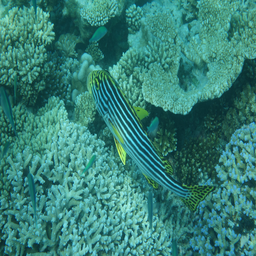
#> input picture measures/compare/original/original.png, 256 x 256 px
$ python uiqm.py --image compare/original/original.png   (Python 2 division)   (older library calls are emulated)
#> lines starting #> are read from the running program, lines starting #| are printed output that depends on the picture; long printed decimals are rounded
'''

   Computes the Underwater Image Quality Measure (UIQM)

   I changed the UIConM (Underwater Image Contrast Measure) because the formula
   they gave using the PLIP operations wasn't working. I used the same measure
   however, the LogAMEE from here: https://www.hindawi.com/journals/ijbi/2016/4710842/

'''
from skimage.util.shape import view_as_windows
from skimage.util.shape import view_as_blocks
from scipy import ndimage
from scipy import misc
from tqdm import tqdm
from PIL import Image
import numpy as np
import argparse
import fnmatch
import math
import sys
import cv2
import os

'''
   Calculates the asymetric alpha-trimmed mean
'''
def mu_a(x, alpha_L=0.1, alpha_R=0.1):

   # sort pixels by intensity - for clipping
   x = sorted(x)

   # get number of pixels
   K = len(x)

   # calculate T alpha L and T alpha R
   T_a_L = math.ceil(alpha_L*K)
   T_a_R = math.floor(alpha_R*K)

   # calculate mu_alpha weight
   weight = (1/(K-T_a_L-T_a_R))

   # loop through flattened image starting at T_a_L+1 and ending at K-T_a_R
   s   = int(T_a_L+1)
   e   = int(K-T_a_R)
   val = sum(x[s:e])
   val = weight*val
   return val

def s_a(x, mu):
   val = 0
   for pixel in x:
      val += math.pow((pixel-mu), 2)
   return val/len(x)

def _uicm(x):

   R = x[:,:,0].flatten()
   G = x[:,:,1].flatten()
   B = x[:,:,2].flatten()

   RG = R-G
   YB = ((R+G)/2)-B

   mu_a_RG = mu_a(RG)
   mu_a_YB = mu_a(YB)

   s_a_RG = s_a(RG, mu_a_RG)
   s_a_YB = s_a(YB, mu_a_YB)

   l = math.sqrt( (math.pow(mu_a_RG,2)+math.pow(mu_a_YB,2)) )
   r = math.sqrt(s_a_RG+s_a_YB)

   return (-0.0268*l)+(0.1586*r)

def sobel(x):
   dx = ndimage.sobel(x,0)
   dy = ndimage.sobel(x,1)
   mag = np.hypot(dx, dy)
   mag *= 255.0 / np.max(mag)
   return mag

'''
   Enhancement measure estimation

   x.shape[0] = height
   x.shape[1] = width

'''
def eme(x, window_size):

   # if 4 blocks, then 2x2...etc.
   k1 = x.shape[1]/window_size
   k2 = x.shape[0]/window_size

   # weight
   w = 2./(k1*k2)

   blocksize_x = window_size
   blocksize_y = window_size

   # make sure image is divisible by window_size - doesn't matter if we cut out some pixels
   x = x[:blocksize_y*k2, :blocksize_x*k1]

   val = 0
   for l in range(k1):
      for k in range(k2):
         block = x[k*window_size:window_size*(k+1), l*window_size:window_size*(l+1)]
         max_ = np.max(block)
         min_ = np.min(block)

         # bound checks, can't do log(0)
         if min_ == 0.0: val += 0
         elif max_ == 0.0: val += 0
         else: val += math.log(max_/min_)

   return w*val

'''
   Underwater Image Sharpness Measure
'''
def _uism(x):

   # get image channels
   R = x[:,:,0]
   G = x[:,:,1]
   B = x[:,:,2]

   # first apply Sobel edge detector to each RGB component
   Rs = sobel(R)
   Gs = sobel(G)
   Bs = sobel(B)

   # multiply the edges detected for each channel by the channel itself
   R_edge_map = np.multiply(Rs, R)
   G_edge_map = np.multiply(Gs, G)
   B_edge_map = np.multiply(Bs, B)

   # get eme for each channel
   r_eme = eme(R_edge_map, 10)
   g_eme = eme(G_edge_map, 10)
   b_eme = eme(B_edge_map, 10)

   # coefficients
   lambda_r = 0.299
   lambda_g = 0.587
   lambda_b = 0.144

   return (lambda_r*r_eme) + (lambda_g*g_eme) + (lambda_b*b_eme)

def plip_g(x,mu=1026.0):
   return mu-x

# [9 lines left out: functions plip_theta, plip_cross, not called in this run]

def plip_diag(c, g, gamma):
   g = plip_g(g)
   return gamma - (gamma * math.pow((1 - (g/gamma) ), c) )

# [14 lines left out: functions plip_multiplication, plip_phiInverse, plip_phi, not called in this run]


'''
   Underwater image contrast measure
'''
def _uiconm(x, window_size):

   '''
      PLIP definitions
      https://github.com/tkrahn108/UIQM/blob/master/src/uiconm.cpp
      https://ieeexplore.ieee.org/stamp/stamp.jsp?tp=&arnumber=5609219
   '''
   plip_lambda = 1026.0
   plip_gamma  = 1026.0
   plip_beta   = 1.0
   plip_mu     = 1026.0
   plip_k      = 1026.0

   # if 4 blocks, then 2x2...etc.
   k1 = x.shape[1]/window_size
   k2 = x.shape[0]/window_size

   # weight
   w = -1./(k1*k2)

   blocksize_x = window_size
   blocksize_y = window_size

   # make sure image is divisible by window_size - doesn't matter if we cut out some pixels
   x = x[:blocksize_y*k2, :blocksize_x*k1]

   # entropy scale - higher helps with randomness
   alpha = 1

   val = 0
   for l in range(k1):
      for k in range(k2):
         block = x[k*window_size:window_size*(k+1), l*window_size:window_size*(l+1), :]
         max_ = np.max(block)
         min_ = np.min(block)

         # [5 lines of commented-out code are left out]

         top = max_-min_
         bot = max_+min_

         try: val += alpha*math.pow((top/bot),alpha) * math.log(top/bot)
         except: val += 0.0

         #try: val += plip_multiplication((top/bot),math.log(top/bot))


   #return plip_diag(w, val, plip_gamma)
   return w*val

# [10 lines left out: function getPaths, not called in this run]

'''
   Function to return UIQM to be called from other programs

   x: image
'''
# [10 lines left out: function getUIQM, not called in this run]

if __name__ == '__main__':

   parser = argparse.ArgumentParser()
   parser.add_argument('--image', required=False,type=str,help='Image to perform metric on')
   parser.add_argument('--directory',   required=False,type=str,help='Directory of images to perform average metric on')
   a = parser.parse_args()

   image     = a.image
   directory = a.directory

   if image is not None and directory is not None:
      print 'Only provide one'
      exit()

   if image is not None:
      images = [image]

   if directory is not None:
      images = getPaths(directory)


   # from https://ieeexplore.ieee.org/stamp/stamp.jsp?tp=&arnumber=7300447
   c1 = 0.4680
   c2 = 0.2745
   c3 = 0.2576

   total_uiqm = 0.0
   count = 0

   print 'Computing average UIQM...'
   for image in tqdm(images):

      #image = cv2.imread(image)
      #image = cv2.cvtColor(image, cv2.COLOR_BGR2RGB)
      image = misc.imread(image)
#> image is the input picture: shape (256, 256, 3); mean R, G, B 53.7, 127.8, 118.2
      image = image.astype(np.float32)

      uicm   = _uicm(image)
#> in mu_a, `x = sorted(x)`: x = 65536 items
#> in mu_a, `K = len(x)`: K = 65536
#> in mu_a, `T_a_L = math.ceil(alpha_L*K)`: T_a_L = 6554
#> in mu_a, `T_a_R = math.floor(alpha_R*K)`: T_a_R = 6553
#> in mu_a, `weight = (1/(K-T_a_L-T_a_R))`: weight = 0
#> in mu_a, `s   = int(T_a_L+1)`: s = 6555
#> in mu_a, `e   = int(K-T_a_R)`: e = 58983
#> in mu_a, `val = sum(x[s:e])`: val = -3898095
#> in mu_a, `val = weight*val`: val = 0
#> the loop in s_a, `for pixel in x:` made 65536 passes
#> (pixel, val) on passes 1 to 3: (-73, 5329), (-66, 9685), (-80, 16085)
#> after the loop in s_a, `for pixel in x:`: val = 382300013
#> in _uicm, `s_a_RG = s_a(RG, mu_a_RG)`: s_a_RG = 5833.4
#> the loop in s_a (call 2), `for pixel in x:` made 65536 passes
#> (pixel, val) on passes 1 to 3: (-4.5, 20.25), (-13, 189.2), (-23, 718.2)
#> in _uicm, `s_a_YB = s_a(YB, mu_a_YB)`: s_a_YB = 1063.2
#> in _uicm, `l = math.sqrt( (math.pow(mu_a_RG,2)+math.pow(mu_a_YB,2)) )`: l = 0
#> in _uicm, `r = math.sqrt(s_a_RG+s_a_YB)`: r = 83.05
#> uicm = 13.17
      uism   = _uism(image)
#> in _uism, `R = x[:,:,0]`:
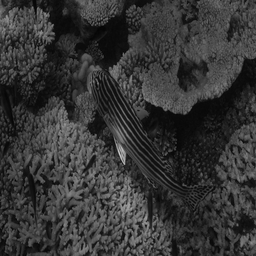
#> R: shape (256, 256) float32; min 2, max 205, mean 53.7
#> in _uism, `B = x[:,:,2]`:
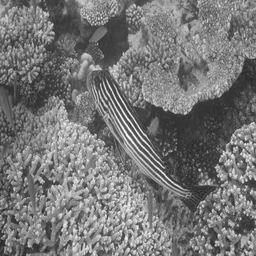
#> B: shape (256, 256) float32; min 38, max 255, mean 118.2
#> in sobel (call 3), `dx = ndimage.sobel(x,0)`:
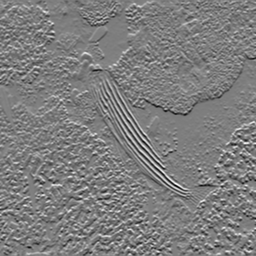
#> dx: shape (256, 256) float32; min -580, max 593, mean 0; drawn with min black and max white
#> in sobel (call 3), `dy = ndimage.sobel(x,1)`:
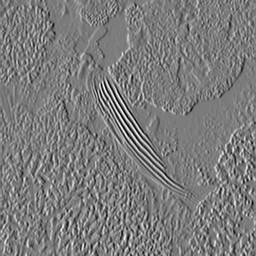
#> dy: shape (256, 256) float32; min -601, max 634, mean 0.3; drawn with min black and max white
#> in _uism, `B_edge_map = np.multiply(Bs, B)`:
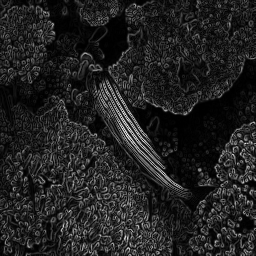
#> B_edge_map: shape (256, 256) float32; min 0, max 47388.1, mean 6376.1; drawn with min black and max white
#> after the loop in eme, `for l in range(k1):`: val = 2601
#> in _uism, `r_eme = eme(R_edge_map, 10)`: r_eme = 8.32
#> in _uism, `g_eme = eme(G_edge_map, 10)`: g_eme = 7.8
#> call 3 of eme, with window_size = 10
#> in eme (call 3), `x = x[:blocksize_y*k2, :blocksize_x*k1]`:
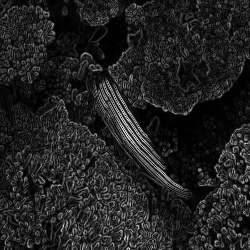
#> x: shape (250, 250) float32; min 0, max 47388.1, mean 6347.8; drawn with min black and max white
#> after the loop in eme (call 3), `for l in range(k1):`: val = 2486.7
#> in _uism, `b_eme = eme(B_edge_map, 10)`: b_eme = 7.96
#> uism = 8.21
      uiconm = _uiconm(image, 10)
#> in _uiconm, `x = x[:blocksize_y*k2, :blocksize_x*k1]`:
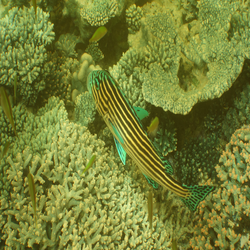
#> x: shape (250, 250, 3) float32; mean of channels 0, 1, 2 53.6, 128, 118.2; drawn as B, G, R
#> after the loop in _uiconm, `for l in range(k1):`: val = -93.98
#> uiconm = 0.15

      if directory is None:
         print 'UICM:',uicm
#| UICM: 13.171
         print 'UISM:',uism
#| UISM: 8.213
         print 'UIConM:',uiconm
#| UIConM: 0.1504
         print

      # [9 lines of commented-out code are left out]

      uiqm = (c1*uicm) + (c2*uism) + (c3*uiconm)
#> uiqm = 8.46
      #print 'UIQM:',uiqm
      total_uiqm += uiqm
#> total_uiqm = 8.46

      count += 1

   print float(total_uiqm)/float(count)
#| 8.457
